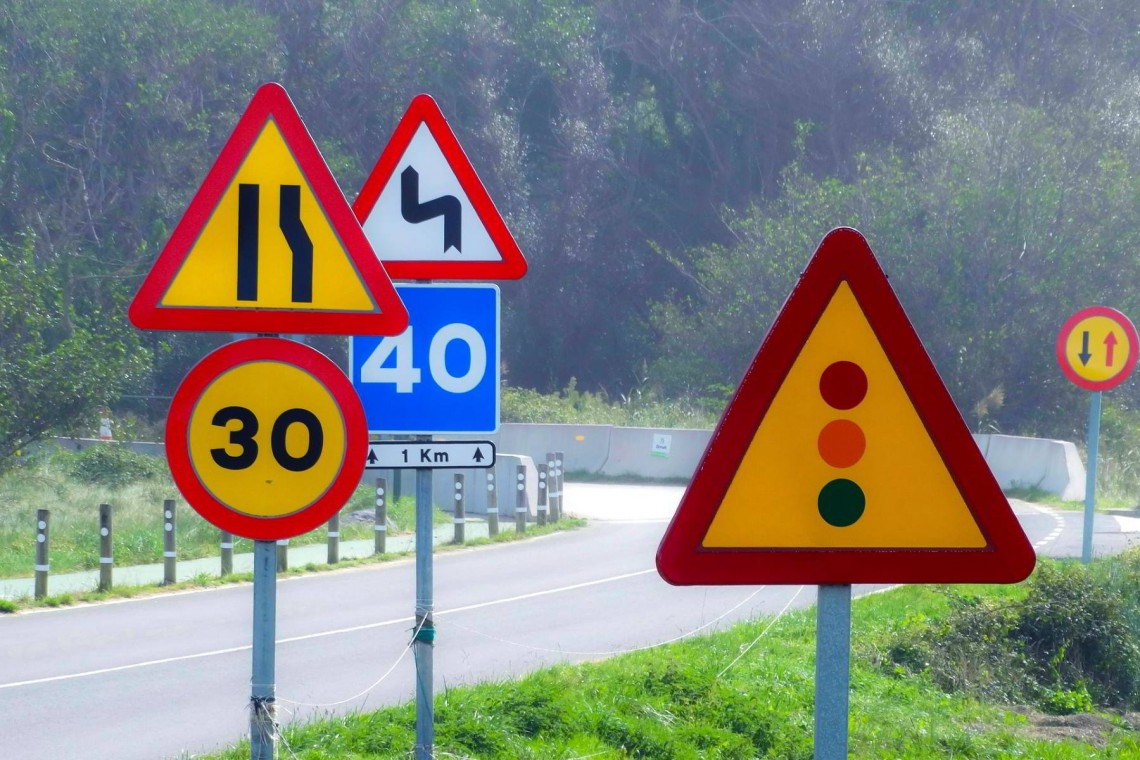
#> input picture trafico.png, 1140 x 760 px
$ jupyter execute --allow-errors Untitled.ipynb   (older library calls are emulated)
#> lines starting #> are read from the running program, lines starting #| are printed output that depends on the picture
# Obtención de dibujos mediante el procesamiento digital de imágenes
### Basado en el artículo "Combining Sketch and Tone for Pencil Drawing Production" por Cewu Lu, Li Xu y Jiaya Jia
La web del proyecto se puede encontrar aquí:
http://www.cse.cuhk.edu.hk/leojia/projects/pencilsketch/pencil_drawing.htm

PDF del artículo:
http://www.cse.cuhk.edu.hk/leojia/projects/pencilsketch/npar12_pencil.pdf

En este notebook, vamos a implementar en python un algoritmo que siga el planteamiento de este artículo. Para ello, vamos a dividir el flujo de trabajo en cuatro etapas:
1. Obtener el trazado/boceto de la imagen.
2. Generar un mapa de tonalidades de la imagen.
3. Aplicar la textura de lápiz al mapa de tonalidades.
4. Fusionar el boceto con el mapa de tonalidades texturizado para obtener el dibujo final.

Para la primera etapa, necesitamos obtener los bordes del objeto/s que resalten más en la imagen. Ese sería nuestro punto de partida para obtener el trazo principal del boceto.
Para ello, primero debemos suavizar la imagen para evitar que se resalten bordes innecesarios, como puede ser ruido que tenga la imagen o bien detalles de la imagen que, para nuestro procesado, son irrelevantes o incluso pueden alterar el resultado final.

Seguidamente obtenemos el gradiente de la imagen sobre el eje X y el eje Y. El operador gradiente nos devolverá un vector con la dirección de máxima variabilidad de intensidad y su nivel de variación. Para calcular el gradiente nos ayudamos de una máscara, que será un filtro que procesará cada pixel para determinar si el pixel compone parte de un borde o no. Usaremos la máscara de Sobel, pero se podrían usar otras como la de Prewitt o Roberts:

$$ G = \sqrt{(\partial_xI)^2 + (\partial_yI)^2} $$

Después de obtener los bordes, tenemos lo necesario para procesar esos bordes y convertirlos en pequeños trazos, simulando los trazos a mano alzada de un dibujante. Para ello, vamos a descomponer nuestra imagen gradiente y a clasificar los bordes según la dirección que tienen. Para este proceso nos ayudaremos de unas máscaras con una línea recta en su centro y dispuesta en diferentes direcciones, denotadas por:

$ L_i, i \in [1..8] $.

Usaremos el operador de convolución para aplicar cada máscara a nuestra imagen gradiente y así obtener como resultado una lista de matrices con la superposición de cada máscara con la imagen gradiente.

$$ G_i = L_i \otimes G $$

Iteraremos sobre cada elemento de cada matriz resultante evaluando qué matriz tiene el mayor valor para ese elemento i-ésimo, para así obtener un "mapa" donde cada elemento del mapa nos indicará la dirección o el ángulo que tiene que tomar el pixel en esa posición.
La Clasificación final será una lista de n matrices, que corresponderán a las n direcciones o ángulos dados y dentro de cada una de ellas estarán los pixeles de la imagen gradiente que tengan la posición de los elementos del mapa de direcciones que tengan el mismo valor que la dirección de la matriz. En otro caso los pixeles tendrán valor 0.

$$ C_i(p) =
  \begin{cases}
    G(p)       & \quad \text{if } argmax_i(G_i(p))=i \\
    0  & \quad \text{else}
  \end{cases}
$$

Cada una de las i matrices guardadas en la clasificación tiene guardados los pixeles y la posición que en el gradiente tienen una dirección i.
Para, finalmente, obtener el boceto procesado, solo tenemos que realizar de nuevo la operación de convolución a las diferentes matrices de la clasificación por la máscara con la dirección correspondiente.

$$ S' = \sum_{i=1}^{8} L_i \otimes C_i $$

Esto hará que los trazos que se generen tengan un poco más de grosor. Finalmente se suman todas las matrices de la clasificación, se normalizan para que tengan valores entre [0-1] y se invierte para que los trazos se vean en negro sobre un fondo blanco.

[cell 1]
# Librerías
import cv2
import numpy as np
from matplotlib import pyplot as plt
from skimage import transform, exposure
from scipy import signal, sparse

[cell 2]
def obtener_trazado(img,tamkernel,num_direcciones=8,tam_masc_suavizado=5):
#Suavizado de la imagen
    img = cv2.GaussianBlur(img,(tam_masc_suavizado,tam_masc_suavizado),0)
#Cálculo del gradiente usando Sobel
    scale = 1
    delta = 0
    ddepth = cv2.CV_16S
    altura = img.shape[0] #Número de filas
    anchura = img.shape[1] #Número de columnas


    grad_x = cv2.Sobel(img, ddepth, 1, 0, 1, scale=scale, delta=delta, borderType=cv2.BORDER_DEFAULT)

    grad_y = cv2.Sobel(img, ddepth, 0, 1, 1, scale=scale, delta=delta, borderType=cv2.BORDER_DEFAULT)


    abs_grad_x = cv2.convertScaleAbs(grad_x)
    abs_grad_y = cv2.convertScaleAbs(grad_y)

    #Obtención de la imagen gradiente final
    G = cv2.addWeighted(abs_grad_x, 0.5, abs_grad_y, 0.5, 0) #Este es el valor G en la Fig. 2 del artículo

    cv2.imshow('original', img)
    cv2.waitKey(0)
    cv2.destroyAllWindows()
    cv2.imshow('gradiente', G)
    cv2.waitKey(0)
    cv2.destroyAllWindows()
#A partir de G calcularemos el clasificador C y posteriormente la forma en pinceladas S de nuestra imagen
#Primero aplicaremos unas máscaras de tamaño tamkernel * 2 + 1. Esas máscaras consisten en una línea centrada
#En diferentes ángulos

    tamkernel = tamkernel * 2 + 1
    midkernel = tamkernel // 2
    kernel = (tamkernel,tamkernel)
    kernelh = np.zeros(kernel)
    kernelh[midkernel,:] = 1 #Máscara línea horizontal

    #Aquí guardaremos las distintas convoluciones de las máscaras con nuestra  imagen procesada
    res_map = np.zeros((altura, anchura, num_direcciones))
    for i in range(num_direcciones):
        ker = transform.rotate(kernelh, (180 * i)/num_direcciones)
        res_map[:,:,i] = signal.convolve2d(G,ker,mode ='same')

    #Aquí devuelve una matriz donde indicará el indice de la dirección donde se guarda el pixel de mayor valor
    mapa_indices_maximo_pixel = np.argmax(res_map, axis=2)

    C = np.zeros_like(res_map)

    for i in range(num_direcciones):
        #Aquí creamos las distintas clasificaciones del gradiente según la dirección que toma cada pixel
        #Guardaremos en Ci los pixeles de G en las posiciones donde nuestro mapa de direcciones tenga el valor de la direccion i
        #En otro caso será 0
        C[:,:,i] = G * (mapa_indices_maximo_pixel == i)

    S_prima_separado = np.zeros_like(C)

    #De nuevo volvemos a realizar la operación de convolución de nuestros Ci por la máscara de dirección i correspondiente
    #Esto dará el aspecto de pequeños trazos a los bordes de nuestra imagen
    for i in range(num_direcciones):
        ker = transform.rotate(kernelh, (i * 180) / num_direcciones)
        S_prima_separado[:,:,i] = signal.convolve2d(C[:,:,i], ker, mode='same')

    #Sumamos los resultados
    S_prima = np.sum(S_prima_separado, axis=2)

    #Normalizamos el resultado para que los pixeles se muevan en el rango[0,1]
    S_prima_normalizada = (S_prima - np.min(S_prima.ravel())) / (np.max(S_prima.ravel()) - np.min(S_prima.ravel()))

    #Invertimos nuestra imagen para que los trazos se vean negros sobre un fondo blanco, como si fuese un boceto
    S = 1 - S_prima_normalizada
    return S

[cell 3]
img = cv2.imread('trafico.png',0)
S = obtener_trazado(img,8,8)
#> in obtener_trazado, `mapa_indices_maximo_pixel = np.argmax(res_map, axis=2)`:
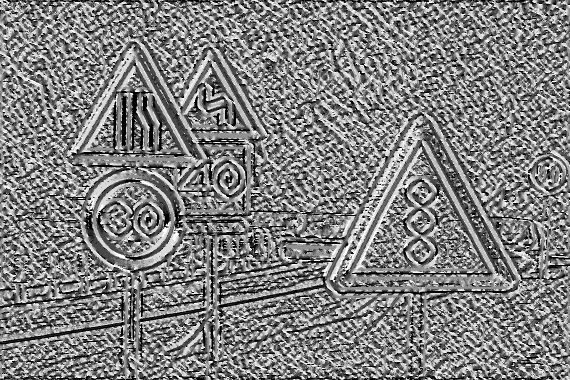
#> mapa_indices_maximo_pixel: shape (760, 1140) int64 (shown at 1/2 size); min 0, max 7, mean 3.53; drawn with min black and max white
#> in obtener_trazado, `S_prima = np.sum(S_prima_separado, axis=2)`:
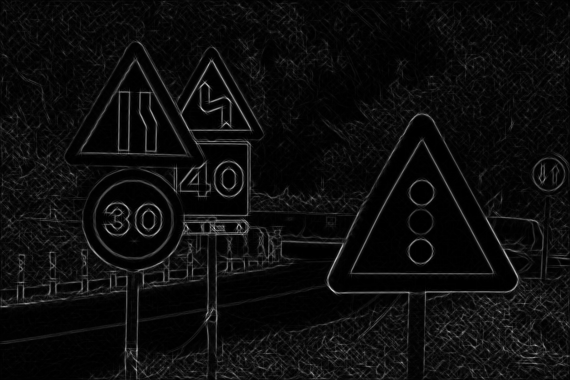
#> S_prima: shape (760, 1140) float64 (shown at 1/2 size); min 0, max 6319.3, mean 328.3; drawn with min black and max white
#> in obtener_trazado, `S = 1 - S_prima_normalizada`:
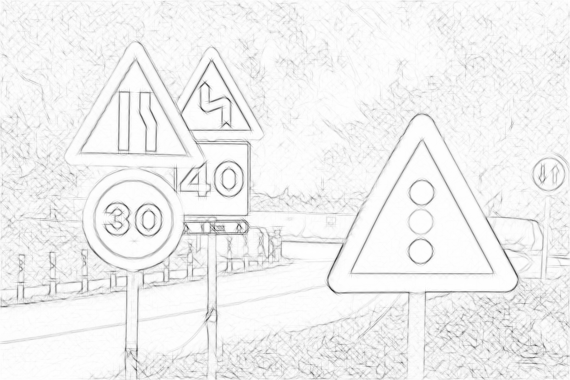
#> S: shape (760, 1140) float64 (shown at 1/2 size); min 0, max 1, mean 0.948
cv2.imshow('Trazado de la imagen', S)
cv2.waitKey(0)
cv2.destroyAllWindows()

Ahora que ya tenemos nuestro boceto, procedemos a hacer un ajuste en las tonalidades de nuestra imagen. Esto se hace para que los tonos de gris(claro,medio,oscuro) sean lo más parecidos a los tonos de gris que tiene un dibujo. Los investigadores del artículo argumentan que los dibujos hechos a mano, si se procesan y se observa el histograma, se puede ver como repiten un patrón concreto. Esto se debe a que, los dibujos hechos a mano alzada siempre tienen un factor común que afecta al histograma, un fondo blanco(el papel) que da una luminancia mayor, y los trazos hechos con lápices de grafito que dan ese tono de gris característico.

Proponen entonces crear un modelo paramétrico con el cual ajustar la distribución de tonos de la imagen original para que tenga parecido a la distribución de tonos de un dibujo. Esto lo hacen uniendo 3 distribuciones de probabilidad distintas p1, p2 y p3, cada una enfocándose respectivamente en los tonos claro, medio y oscuro:

$$ p(v) = \frac{1}{Z}\sum_{i=1}^{3}\omega_ip_i(v) $$

* Para los tonos claros, se usa una distribución Laplaciana: $$ p_1(v) =
   \begin{cases}
       \frac{1}{\sigma_b}e^{-\frac{1 - v}{\sigma_b}}       & \quad \text{if } v \leq 1 \\
       0  & \quad \text{else}
   \end{cases}
$$ Donde $\sigma_b$ es la escala de la distribución.$$ $$

* Para la capa media, se usan distribuciones uniformes: $$ p_2(v) =
  \begin{cases}
    \frac{1}{u_b - u_a}       & \quad \text{if } u_a \leq v \leq u_b \\
    0  & \quad \text{else}
  \end{cases}
$$ donde $u_a$, $u_b$ son los rangos de la distribución. $$ $$

* Para los tonos oscuros, usamos una distribución Gaussiana: $$ p_3(v) = \frac{1}{\sqrt{2\pi\sigma_d}}e^{-\frac{(v-\mu_d)^2}{2\sigma_d^2}} $$ donde $\sigma_d$ es la escala de la distribución

El resultado será un histograma del cual obtendremos(junto con el histograma de la imagen) una LUT(Look-Up Table), y procesaremos nuestra imagen con esa LUT, que no es más que ajustar los valores de los pixeles de la imagen según lo indique la tabla de valores.

[cell 4]
def ajustar_tonalidad(img, w_group=0,pesos_prueba=None):
    # Grupos de pesos para las diferentes tonalidades. 1ª fila tonalidad clara, 2ª tonalidad media, 3ª tonalidad oscura
    #Estos pesos son los pesos ya definidos en el artículo.
    if pesos_prueba != None:
        w = pesos_prueba
    else:
        w_mat = np.array([[11, 37, 52],
                     [29, 29, 42],
                     [2, 22, 76]])
        w = w_mat[w_group,:]

    #Parámetros definidos en el artículo

    u_b = 225
    u_a = 105
    sigma_b = 9
    mu_d = 90
    sigma_d = 11

    img = cv2.GaussianBlur(img,(5,5),0)

    # Cálculo del nuevo histograma p(v)
    num_pixel_vals = 256
    p = np.zeros(num_pixel_vals)
    for v in range(num_pixel_vals):
        p1 = (1 / sigma_b) * np.exp(-(255 - v) / sigma_b) #Función de distribución para tonos claros
        if (u_a <= v <= u_b):
            p2 = 1 / (u_b - u_a)
        else:                         #Función de distribución para tonos medios
            p2 = 0

            #Función de distribución para tonos oscuros
        p3 = (1 / np.sqrt(2 * np.pi * sigma_d)) * np.exp( (-np.square(v - mu_d)) / (2 * np.square(sigma_d)) )

        #Sumamos las distribuciones multiplicadas por los distintos pesos
        p[v] = w[0] * p1 + w[1] * p2 + w[2] * p3 * 1/100

    p_normalizado = p/np.sum(p)
    P = np.cumsum(p_normalizado)
    h = cv2.calcHist([img],[0],None,[256],[0,256])
    H = np.cumsum(h / np.sum(h))
    lut = np.zeros_like(p)
    for v in range(num_pixel_vals):
        dist = np.abs(P - H[v])
        argmin_dist = np.argmin(dist)
        lut[v] = argmin_dist
    lut_normalized = lut / num_pixel_vals
    J = cv2.LUT(img,lut_normalized)
    return J

[cell 5]
img = cv2.imread('trafico.png',0)
J1 = ajustar_tonalidad(img,w_group=0)
#> in ajustar_tonalidad, `h = cv2.calcHist([img],[0],None,[256],[0,256])`: h = 256 values, max 10181 at index 103, min 0 at index 0, mean 3384.4
#> in ajustar_tonalidad, `H = np.cumsum(h / np.sum(h))`: H = 256 values from 0 to 1
#> the loop in ajustar_tonalidad, `for v in range(num_pixel_vals):` made 256 passes
#> argmin_dist on passes 1 to 3: 0, 0, 0
#> after the loop in ajustar_tonalidad, `for v in range(num_pixel_vals):`: lut = 256 values from 0 to 255
#> in ajustar_tonalidad, `lut_normalized = lut / num_pixel_vals`: lut_normalized = 256 values from 0 to 0.996
J2 = ajustar_tonalidad(img,w_group=1)
#> call 2 of ajustar_tonalidad, with w_group = 1
#> the loop in ajustar_tonalidad (call 2), `for v in range(num_pixel_vals):` made 256 passes
#> in ajustar_tonalidad (call 2), `J = cv2.LUT(img,lut_normalized)`:
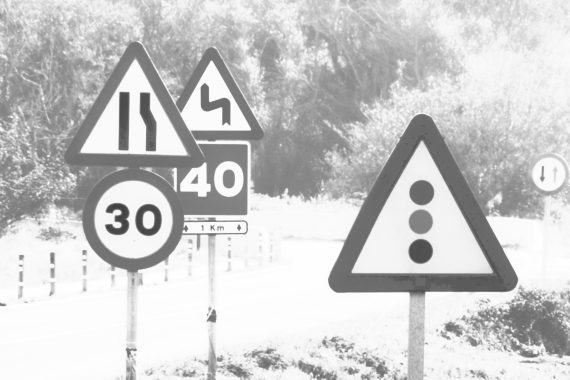
#> J: shape (760, 1140) float64 (shown at 1/2 size); min 0.211, max 0.996, mean 0.798
J3 = ajustar_tonalidad(img,w_group=2)
#> call 3 of ajustar_tonalidad, with w_group = 2
#> the loop in ajustar_tonalidad (call 3), `for v in range(num_pixel_vals):` made 256 passes
#> in ajustar_tonalidad (call 3), `J = cv2.LUT(img,lut_normalized)`:
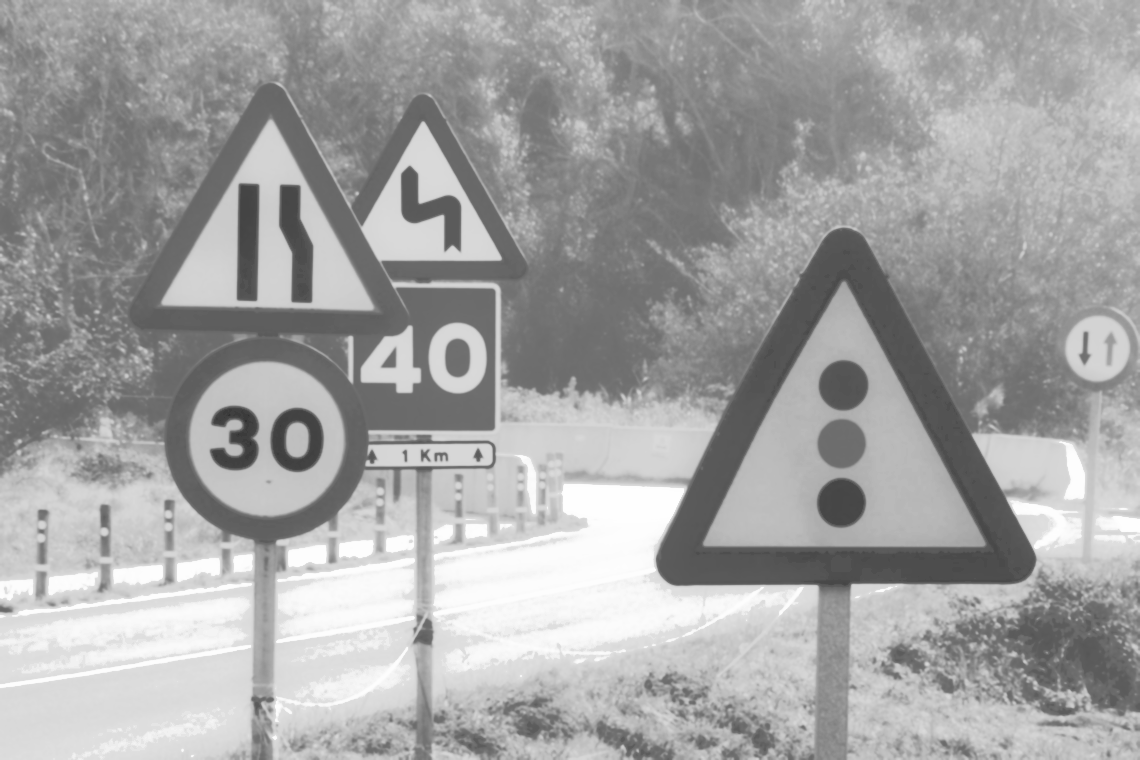
#> J: shape (760, 1140) float64; min 0.195, max 0.996, mean 0.643

cv2.imshow('Imagen original', img)
cv2.imshow('J1', J1)
cv2.imshow('J2', J2)
cv2.imshow('J3', J3)
cv2.waitKey(0)
cv2.destroyAllWindows()

Después de haber obtenido nuestro mapa de tonos ajustado, el paso siguiente es dar textura a esos tonos. Como si fuera un dibujante, para que un dibujo a lápiz pueda conseguir una tonalidad concreta de gris, repiten un patrón de trazos sobre una zona concreta x veces. Los trazos del lápiz superpuestos generan el tono más oscuro o más claro que necesitemos y además dan cierta textura al dibujo.

Para ello, los investigadores plantearon

[cell 6]
def obtener_textura_lapiz(img, H, J):

    lamda = 0.2
    altura = img.shape[0]
    anchura = img.shape[1]
    dim = (anchura,altura)
    # Ajustamos nuestra H (textura de lápiz) y nuestra J(tonalidades) para que tengan el mismo tamaño y forma que nuestra imagen
    H_res = cv2.resize(H,dim, interpolation=cv2.INTER_CUBIC)
    H_res_reshaped = np.reshape(H_res, (altura * anchura, 1))
    logH = np.log(H_res_reshaped)

    J_res = cv2.resize(J,dim, interpolation=cv2.INTER_CUBIC)
    J_res_reshaped = np.reshape(J_res, (altura * anchura, 1))
    logJ = np.log(J_res_reshaped)

    # Para poder realizar el conjugado del gradiente, primero necesitamos unas matrices dispersas

    logH_sparse = sparse.spdiags(logH.ravel(), 0, altura*anchura, altura*anchura)
    e = np.ones((altura * anchura, 1))
    ee = np.concatenate((-e,e), axis=1)
    diags_x = [0, altura*anchura]
    diags_y = [0, 1]

    dx = sparse.spdiags(ee.T, diags_x, altura*anchura, altura*anchura)
    dy = sparse.spdiags(ee.T, diags_y, altura*anchura, altura*anchura)

    # Calculamos A y b (para poder resolver nuestra ecuación lineal Ax = b)
    A = lamda * ((dx @ dx.T) + (dy @ dy.T)) + logH_sparse.T @ logH_sparse
    b = logH_sparse.T @ logJ

    # Procedemos a calcular el conjugado del gradiente
    beta = sparse.linalg.cg(A, b, tol=1e-6, maxiter=60)

    # Ajustamos el resultado al tamaño de la imagen original
    beta_reshaped = np.reshape(beta[0], (altura, anchura))

    # The final pencil texture map T
    T = np.power(H_res, beta_reshaped)

    return T

[cell 7]
img = cv2.imread("trafico.png",0)
H = cv2.imread("pencil1.jpg",0)
S = obtener_trazado(img,8,8)
J = ajustar_tonalidad(img,w_group=2)
#> (the rest of this cell did not finish here and is left out)

cv2.imshow('Dibujo final', T)
cv2.waitKey(0)
cv2.destroyAllWindows()

[cell 8]
def obtener_textura_lapiz2(img, H, J,num_betas):

    altura = img.shape[0]
    anchura = img.shape[1]
    dim = (anchura,altura)
    print(img.shape)

    # Ajustamos nuestra H (textura de lápiz) y nuestra J(tonalidades) para que tengan el mismo tamaño y forma que nuestra imagen
    H_res = cv2.resize(H,dim, interpolation=cv2.INTER_CUBIC)
    print(H_res.shape)
    H_normalizada = (H_res - np.min(H_res.ravel())) / (np.max(H_res.ravel()) - np.min(H_res.ravel()))
    rows,cols = H_normalizada.shape
    n=0.7
    r=np.max(H_normalizada)
    c=r/pow(r,n)
    imgRaiz = np.zeros_like(H_normalizada)
    for i in range(rows):
        for j in range(cols):
            imgRaiz[i,j]=c*(pow(H_normalizada[i,j],n))

    h_res = cv2.GaussianBlur(imgRaiz,(3,3),0)
    cv2.imshow('Raiz',imgRaiz)
    cv2.waitKey(0)
    cv2.destroyAllWindows()
    cv2.imshow('H_normalizada', H_normalizada)
    cv2.waitKey(0)
    cv2.destroyAllWindows()
    J_res = cv2.resize(J,dim, interpolation=cv2.INTER_CUBIC)
    cv2.imshow('J', J_res)
    cv2.waitKey(0)
    cv2.destroyAllWindows()


    res_map = np.zeros((altura, anchura, num_betas))
    algo = np.ones_like(res_map)

    for i in range(1,num_betas):
        beta = 1 - i/num_betas
        res_map[:,:,i] = h_res**beta
        algo[:,:,i] = np.abs(J_res - res_map[:,:,i])

    mapa_indices = np.argmin(algo,axis=2)

    C = np.zeros_like(res_map)
    for i in range(1,num_betas):
        #Aquí creamos las distintas clasificaciones del gradiente según la dirección que toma cada pixel
        #Guardaremos en Ci los pixeles de G en las posiciones donde nuestro mapa de direcciones tenga el valor de la direccion i
        #En otro caso será 0
        C[:,:,i] = res_map[:,:,i] * (mapa_indices == i)


    T = np.sum(C, axis = 2)

    return T

[cell 9]
img = cv2.imread("trafico.png",0)
J = ajustar_tonalidad(img,w_group=2)
H = cv2.imread("pencil1.jpg",0)
#> (the rest of this cell did not finish here and is left out)

#| (760, 1140)
